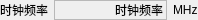
<?xml version="1.0" encoding="UTF-8"?>
<ui version="4.0">
 <class>QClockFreqWidgetClass</class>
 <widget class="QWidget" name="QClockFreqWidgetClass">
  <property name="geometry">
   <rect>
    <x>0</x>
    <y>0</y>
    <width>198</width>
    <height>20</height>
   </rect>
  </property>
  <property name="windowTitle">
   <string>QClockFreqWidget</string>
  </property>
  <layout class="QGridLayout" name="gridLayout">
   <property name="margin">
    <number>0</number>
   </property>
   <item row="0" column="0">
    <widget class="QLabel" name="label">
     <property name="text">
      <string>时钟频率</string>
     </property>
    </widget>
   </item>
   <item row="0" column="2">
    <widget class="QLabel" name="label_2">
     <property name="text">
      <string>MHz</string>
     </property>
    </widget>
   </item>
   <item row="0" column="1">
    <widget class="QLineLabel" name="clockFreq">
     <property name="sizePolicy">
      <sizepolicy hsizetype="Expanding" vsizetype="Preferred">
       <horstretch>0</horstretch>
       <verstretch>0</verstretch>
      </sizepolicy>
     </property>
     <property name="frameShape">
      <enum>QFrame::StyledPanel</enum>
     </property>
     <property name="text">
      <string>时钟频率</string>
     </property>
     <property name="alignment">
      <set>Qt::AlignRight|Qt::AlignTrailing|Qt::AlignVCenter</set>
     </property>
    </widget>
   </item>
  </layout>
 </widget>
 <layoutdefault spacing="6" margin="11"/>
 <customwidgets>
  <customwidget>
   <class>QLineLabel</class>
   <extends>QLabel</extends>
   <header>qlinelabel.h</header>
  </customwidget>
 </customwidgets>
 <resources/>
 <connections/>
</ui>
